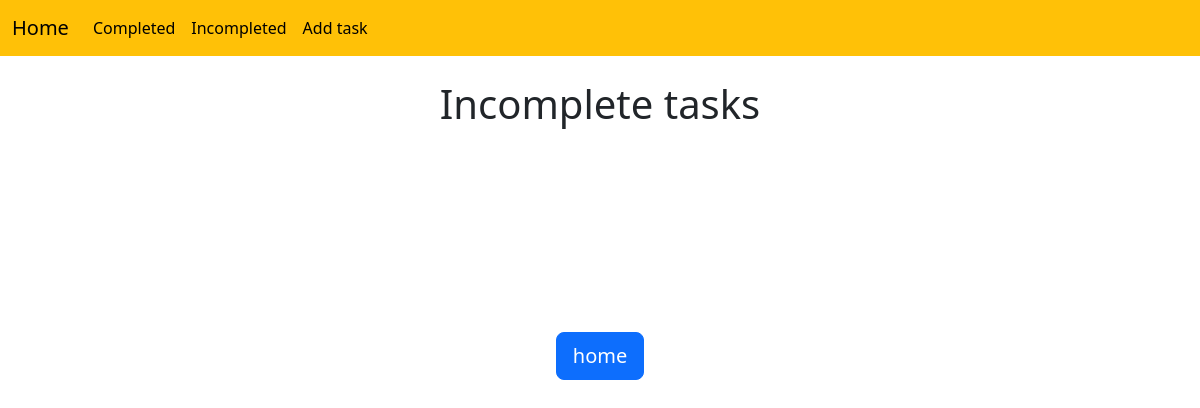
Page /incomplete/tasks (signed in) on the earlier database version.
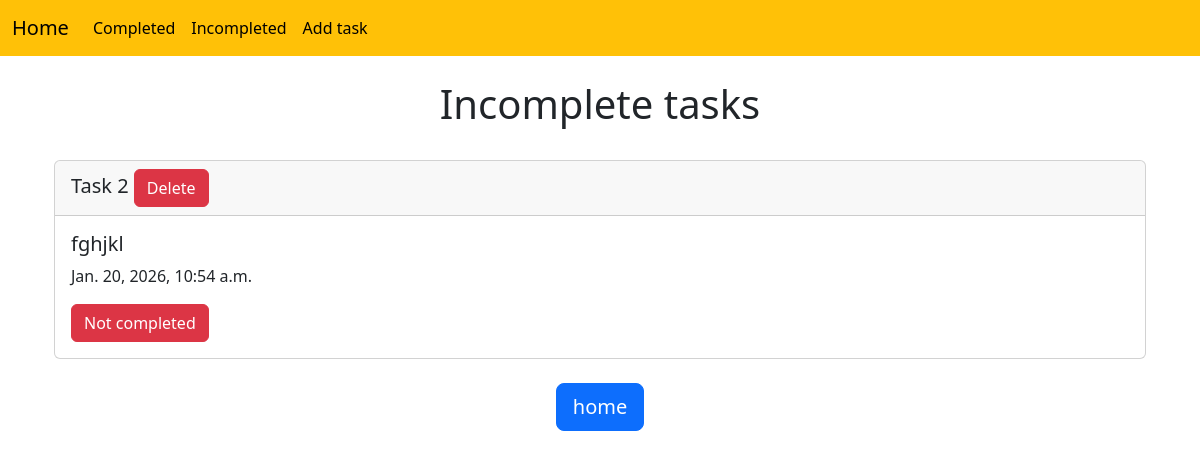
Same page on the later database version.
### tasks/models.py (models this page shows, shortened)
class Task(models.Model):
    user = models.ForeignKey(
        User,
        on_delete=models.CASCADE,
        related_name='tasks'
    )
    title = models.CharField(max_length=200)
    is_completed = models.BooleanField(default=False)
    created_at = models.DateTimeField(auto_now_add=True)

### tasks/views.py (the view)
# urls.py: path('incomplete/tasks', views.incomplete, name='incompleted'),
@login_required
def incomplete(request):
    tasks = Task.objects.filter(
        user=request.user,
        is_completed=False
    )
    return render(request, 'undone.html', {'tasks': tasks})

### templates/undone.html (shortened to what this page needs)
<!DOCTYPE html>
<html lang="en">
<head>
    <link href="https://cdn.jsdelivr.net/npm/bootstrap@5.3.8/dist/css/bootstrap.min.css" rel="stylesheet">
</head>
<body>
    <nav class="navbar navbar-expand-lg bg-warning">
        <div class="container-fluid">
            <a class="navbar-brand" href="{% url 'tasks:home' %}">Home</a>
            <div class="collapse navbar-collapse" id="navbarSupportedContent">
                <ul class="navbar-nav me-auto mb-2 mb-lg-0">
                    <li class="nav-item">
                        <a class="nav-link active"
                        aria-current="page"
                        href="{% url 'tasks:completed' %}">
                            Completed
                        </a>
                    </li>
                    <li class="nav-item">
                        <a class="nav-link active"
                        href="{% url 'tasks:incompleted' %}">
                            Incompleted
                        </a>
                    </li>
                    <li class="nav-item">
                        <a class="nav-link active"
                        href="{% url 'tasks:add_task' %}">
                            Add task
                        </a>
                    </li>
                </ul>
            </div>
        </div>
    </nav>
    <br>
    <div class="container d-flex flex-column justify-content-between align-items-center" style="height: 300px;">
        <h1>Incomplete tasks</h1>
        {% for task in tasks %}
            <br>
            <div class="container">
                <div class="card">
                    <h5 class="card-header">Task {{ task.id }}
                    <a href="{% url 'tasks:delete_task' task.id %}" class="btn btn-danger">
                        Delete
                    </a> </h5>
                    <div class="card-body">
                        <h5 class="card-title">{{ task.title }}</h5>
                        <p class="card-text">{{ task.created_at }}</p>
                        {% if task.is_completed %}
                            <span class="btn btn-success">Completed</span>
                        {% else %}
                            <a href="{% url 'tasks:status_changer' task.id %}"
                            class="btn btn-danger">
                                Not completed
                            </a>
                        {% endif %}
                    </div>
                </div>
            </div>
        {% endfor %}
        <br>
        <a href="{% url 'tasks:home' %}">
                <button type="button" class="btn btn-primary btn-lg">
                    home
                </button>
        </a>
    </div>
</body>
</html>

Differences in the rows shown:
now on this page (row edited): Task: id "2", title "fghjkl", created_at "Jan. 20, 2026, 10:54 a.m.", is_completed "Not completed"
